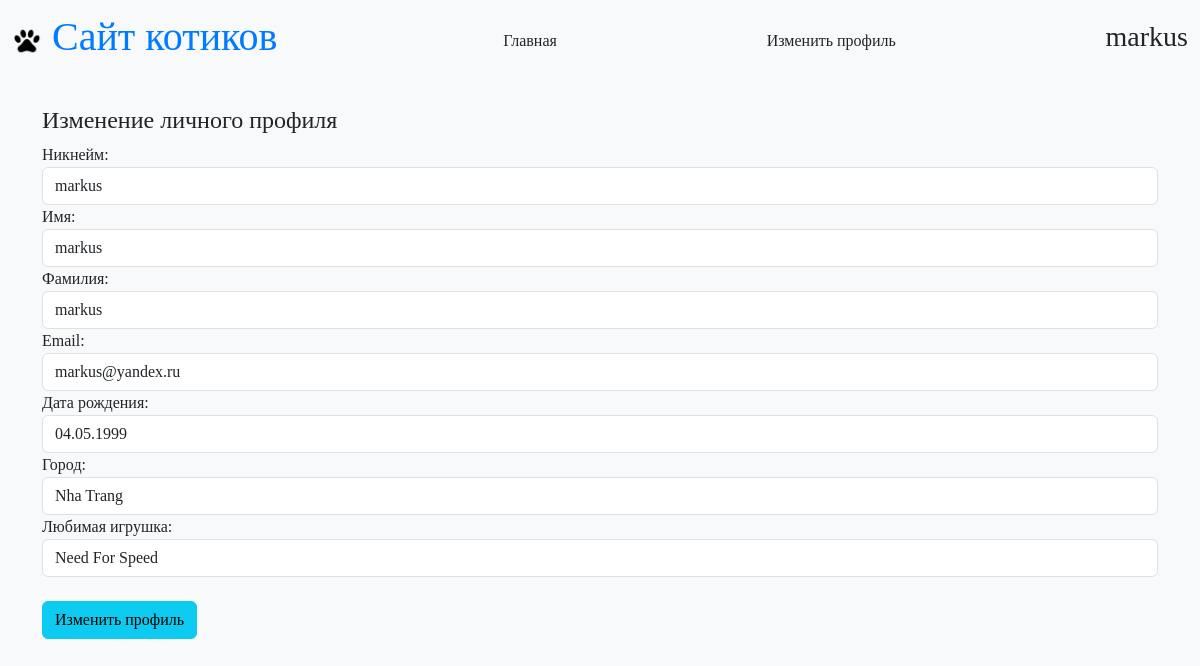
Screenshot of /users/edit_profile/ (signed in) with the database file from the repository.
### main/models.py (models this page shows, shortened)
class User(AbstractUser):
    username = models.CharField(max_length=100, unique=True, null=False, blank=False, default='username')
    name = models.CharField(max_length=100, null=False, blank=False, default='default name')
    surname = models.CharField(max_length=100, null=True)
    email = models.EmailField(unique=True, null=False, blank=False, default='default@example.com')
    birth_date = models.DateField(null=True)
    city = models.CharField(max_length=100, null=False, blank=False, default='default city')
    toy = models.CharField(max_length=100, null=False, blank=False, default='default toy')
    modified_date = models.DateTimeField(default=timezone.now)

### main/views.py (the view, shortened to what this page needs)
# urls.py: path('edit_profile/', views.EditUser.as_view(), name='edit_profile'),
class EditUser(View):
    template_name = 'registration/edit_profile.html'
    def get(self, request):
        contex = {'form': EditProfileForm(instance=request.user)}
        return render(request, self.template_name, contex)

### main/forms.py
class EditProfileForm(UserChangeForm):
    class Meta(UserChangeForm.Meta):
        model = User
        fields = ['username', 'email', 'name', 'surname', 'birth_date', 'city', 'toy']
        labels = {
            'username': 'Никнейм',
            'email': 'Email',
            'birth_date': 'Дата рождения',
            'name': 'Имя',
            'surname': 'Фамилия',
            'city': 'Город',
            'toy': 'Любимая игрушка'
        }

### main/templates/registration/edit_profile.html (shortened to what this page needs)
{% extends "main/base.html" %}
{% load widget_tweaks %}
{% block content %}
    <h4>Изменение личного профиля</h4>
    <form action="{% url 'edit_profile' %}" method="post">
        {{ form.username.label }}:<br>
         <div>
                {{ form.username|add_class:'form-control' }}
         </div>
        {{ form.name.label }}:<br>
         <div>
                {{ form.name|add_class:'form-control' }}
         </div>
        {{ form.surname.label }}:<br>
         <div>
                {{ form.surname|add_class:'form-control' }}
         </div>
        {{ form.email.label }}:<br>
         <div>
                {{ form.email|add_class:'form-control' }}
         </div>
        {{ form.birth_date.label }}:<br>
         <div>
                {{ form.birth_date|add_class:'form-control' }}
         </div>
        {{ form.city.label }}:<br>
         <div>
                {{ form.city|add_class:'form-control' }}
         </div>
        {{ form.toy.label }}:<br>
         <div>
                {{ form.toy|add_class:'form-control' }}
         </div>
        <br>
        <button type="submit" class="btn btn-info">Изменить профиль</button>
    </form>
{% endblock %}

### main/templates/main/base.html (shortened to what this page needs)
{% load static %}
<!doctype html>
<html lang="en">
<head>
    <link href="https://cdn.jsdelivr.net/npm/bootstrap@5.3.3/dist/css/bootstrap.min.css"
      rel="stylesheet"
>
    <link rel="stylesheet" type="text/css" href="{% static 'main/css/style.css' %}"/>
</head>
<body>
<header>
<nav class="navbar bg-body-tertiary">
  <div class="container-fluid">
    <a class="navbar-brand" href="#">
        <img src="{% static 'main/img/paw_icon.ico' %}" alt="Cat Paw" class="cat-paw">
        <h1>Сайт котиков</h1>
    </a>
      <a class="nav-link" href="{% url 'home' %}">Главная</a>
      {% if user.is_authenticated %}
    <a class="nav-link" href="{% url 'edit_profile' %}">Изменить профиль</a>
    <a class="nav-link" href="#" onclick="event.preventDefault(); document.getElementById('logout-form').submit();"><h3>{{ user.username }}</h3></a>
      {% else %}
    <form class="d-flex ms-auto">
      <a class="btn btn-register" href="{% url 'register' %}">Зарегистрироваться</a>
      <a class="btn btn-login ml-2" href="{% url 'login' %}">Войти</a>
    </form>
      {% endif %}
  </div>
</nav>
</header>
<main role="main" class="container mt-4">
    {% block content %}{% endblock %}
</main>
</body>
</html>

### main/static/main/css/style.css (style rules this page uses)
body { font-family: 'Comic Sans MS', cursive; background-color: #f8f9fa; }
.navbar { background-color: #e3f2fd; display: flex; justify-content: space-between; align-items: center; }
.navbar-brand { display: flex; align-items: center; }
.navbar-brand h1 { font-family: 'Comic Sans MS', cursive; color: #007bff; margin-left: 10px; }
.cat-paw { width: 30px; height: 30px; }

### rows the page displays
User: username "markus", name "markus", surname "markus", email "markus@yandex.ru", birth_date "04.05.1999", city "Nha Trang", toy "Need For Speed"
